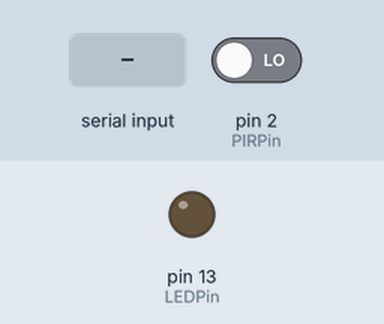
This sketch was run on a simulated Arduino Uno, built with avr-gcc and run on an emulated ATmega328P. On the bench: output pins drawn as LEDs (lit = HIGH). Dashed ring = blinking. Inputs (shaded band) come from the test bench; at power-on: pin 2 (PIRPin) LOW.

Above: at 1.2 s.
1.3 s: "0" received over Serial
At 2.2 s:
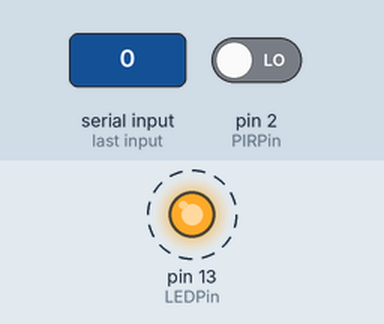
Timing chart, 0 to 8.8 s (numbered marks = the images above; inputs shaded):
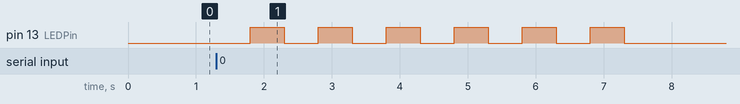

Measured:
- after the input at 1.3 s, pin 13 (LEDPin): alternates HIGH for 0.50 s and LOW for 0.50 s, 12 changes in all, then stays LOW, starting after 0.50 s

The sketch:

DomoSecure.ino
```cpp
const int PIRPin = 2;
int PIRState = LOW;
const int LEDPin = 13;

void setup()
{
	  pinMode(PIRPin, INPUT);
	  pinMode(LEDPin, OUTPUT);
	  Serial.begin(115200);
    while (!Serial){
    ; // wait for serial port to connect. Needed for native USB
    }
}

void loop()
{
    pirSensor();

    if (Serial.available())
  	    receivedData();

    delay(1); // delay in between reads for stability
}

void pirSensor()
{
    int value = digitalRead(PIRPin);

    if (value == HIGH) //detect movement.
    {
          if (PIRState == LOW)
          {  // code to make a camera shoot by python.
              Serial.write(1);
              PIRState = HIGH;
          }
     }
     else
     {
          if (PIRState == HIGH)
          {   // code to stop a camera shoot by python.
              Serial.write(0);
              PIRState = LOW;
          }
     }
}


void receivedData()
{// data receive from the python software after analize the picture taken.
 // 0-ok, 1-ko, #?-blink.
        char danger = Serial.read();

        switch (danger)
        {
            case '0': //green rect.. know faces.. todo bien.
              digitalWrite(LEDPin, LOW);
              delay(500);
              digitalWrite(LEDPin, HIGH);
              delay(500);
              digitalWrite(LEDPin, LOW);
              delay(500);
              digitalWrite(LEDPin, HIGH);
              delay(500);
              digitalWrite(LEDPin, LOW);
              delay(500);
              digitalWrite(LEDPin, HIGH);
              delay(500);
              digitalWrite(LEDPin, LOW);
              delay(500);
              digitalWrite(LEDPin, HIGH);
              delay(500);
              digitalWrite(LEDPin, LOW);
              delay(500);
              digitalWrite(LEDPin, HIGH);
              delay(500);
              digitalWrite(LEDPin, LOW);
              delay(500);
              digitalWrite(LEDPin, HIGH);
              delay(500);
              digitalWrite(LEDPin, LOW);
            break;
            case '1': //red rect.. unknow faces.. algo mal.
              digitalWrite(LEDPin, HIGH);
              delay(8000);
              digitalWrite(LEDPin, LOW);
            break;
            default:
              digitalWrite(LEDPin, LOW);
        }
}
```
